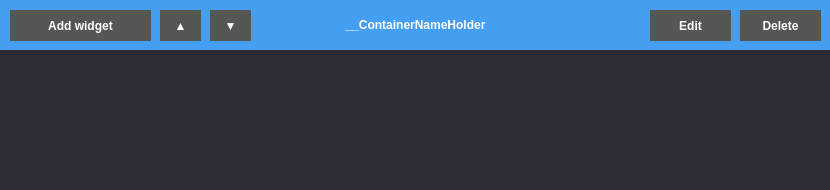
<?xml version="1.0" encoding="UTF-8"?>
<ui version="4.0">
 <class>DBWContainers</class>
 <widget class="QWidget" name="DBWContainers">
  <property name="geometry">
   <rect>
    <x>0</x>
    <y>0</y>
    <width>830</width>
    <height>190</height>
   </rect>
  </property>
  <property name="windowTitle">
   <string>Form</string>
  </property>
  <property name="styleSheet">
   <string notr="true">background-color: rgb(44, 44, 52);</string>
  </property>
  <widget class="QPushButton" name="containerButton">
   <property name="geometry">
    <rect>
     <x>0</x>
     <y>0</y>
     <width>831</width>
     <height>50</height>
    </rect>
   </property>
   <property name="styleSheet">
    <string notr="true">QPushButton
{
border:0px;
background-color: rgb(68, 158, 241);
color: rgb(255, 255, 255);
font-weight: bold
}

QPushButton::pressed {
background-color: rgb(93, 127, 247);
}</string>
   </property>
   <property name="text">
    <string>__ContainerNameHolder</string>
   </property>
   <property name="checkable">
    <bool>true</bool>
   </property>
   <property name="checked">
    <bool>false</bool>
   </property>
  </widget>
  <widget class="QPushButton" name="close">
   <property name="geometry">
    <rect>
     <x>740</x>
     <y>10</y>
     <width>81</width>
     <height>31</height>
    </rect>
   </property>
   <property name="styleSheet">
    <string notr="true">QPushButton
{
border:0px;
background-color: rgb(85, 87, 83);
color: rgb(255, 255, 255);
font-weight: bold
}

QPushButton::pressed {
background-color: rgb(46, 52, 54);
}</string>
   </property>
   <property name="text">
    <string>Delete</string>
   </property>
  </widget>
  <widget class="QPushButton" name="edit">
   <property name="geometry">
    <rect>
     <x>650</x>
     <y>10</y>
     <width>81</width>
     <height>31</height>
    </rect>
   </property>
   <property name="styleSheet">
    <string notr="true">QPushButton
{
border:0px;
background-color: rgb(85, 87, 83);
color: rgb(255, 255, 255);
font-weight: bold
}

QPushButton::pressed {
background-color: rgb(46, 52, 54);
}</string>
   </property>
   <property name="text">
    <string>Edit</string>
   </property>
  </widget>
  <widget class="QPushButton" name="add">
   <property name="geometry">
    <rect>
     <x>10</x>
     <y>10</y>
     <width>141</width>
     <height>31</height>
    </rect>
   </property>
   <property name="styleSheet">
    <string notr="true">QPushButton
{
border:0px;
background-color: rgb(85, 87, 83);
color: rgb(255, 255, 255);
font-weight: bold
}

QPushButton::pressed {
background-color: rgb(46, 52, 54);
}</string>
   </property>
   <property name="text">
    <string>Add widget</string>
   </property>
  </widget>
  <widget class="QListWidget" name="widgetList">
   <property name="geometry">
    <rect>
     <x>0</x>
     <y>50</y>
     <width>830</width>
     <height>190</height>
    </rect>
   </property>
   <property name="styleSheet">
    <string notr="true">QListWidget::item
{
    background-color: rgb(44, 44, 52); 
}
QListWidget::item:selected
{
    background-color: rgb(44, 44, 52);
}</string>
   </property>
   <property name="frameShape">
    <enum>QFrame::NoFrame</enum>
   </property>
   <property name="verticalScrollBarPolicy">
    <enum>Qt::ScrollBarAlwaysOff</enum>
   </property>
   <property name="horizontalScrollBarPolicy">
    <enum>Qt::ScrollBarAlwaysOff</enum>
   </property>
   <property name="sizeAdjustPolicy">
    <enum>QAbstractScrollArea::AdjustToContents</enum>
   </property>
   <property name="editTriggers">
    <set>QAbstractItemView::NoEditTriggers</set>
   </property>
   <property name="showDropIndicator" stdset="0">
    <bool>false</bool>
   </property>
   <property name="dragDropMode">
    <enum>QAbstractItemView::NoDragDrop</enum>
   </property>
   <property name="defaultDropAction">
    <enum>Qt::IgnoreAction</enum>
   </property>
   <property name="verticalScrollMode">
    <enum>QAbstractItemView::ScrollPerItem</enum>
   </property>
   <property name="horizontalScrollMode">
    <enum>QAbstractItemView::ScrollPerPixel</enum>
   </property>
   <property name="movement">
    <enum>QListView::Static</enum>
   </property>
   <property name="resizeMode">
    <enum>QListView::Adjust</enum>
   </property>
  </widget>
  <widget class="QPushButton" name="up">
   <property name="geometry">
    <rect>
     <x>160</x>
     <y>10</y>
     <width>41</width>
     <height>31</height>
    </rect>
   </property>
   <property name="styleSheet">
    <string notr="true">QPushButton
{
border:0px;
background-color: rgb(85, 87, 83);
color: rgb(255, 255, 255);
font-weight: bold;
font: 75 11pt &quot;MS Shell Dlg 2&quot;;
}

QPushButton::pressed {
background-color: rgb(46, 52, 54);
}</string>
   </property>
   <property name="text">
    <string>▲</string>
   </property>
  </widget>
  <widget class="QPushButton" name="down">
   <property name="geometry">
    <rect>
     <x>210</x>
     <y>10</y>
     <width>41</width>
     <height>31</height>
    </rect>
   </property>
   <property name="styleSheet">
    <string notr="true">QPushButton
{
border:0px;
background-color: rgb(85, 87, 83);
color: rgb(255, 255, 255);
font-weight: bold;
font: 75 11pt &quot;MS Shell Dlg 2&quot;;
}

QPushButton::pressed {
background-color: rgb(46, 52, 54);
}</string>
   </property>
   <property name="text">
    <string>▼</string>
   </property>
  </widget>
 </widget>
 <resources/>
 <connections/>
</ui>
